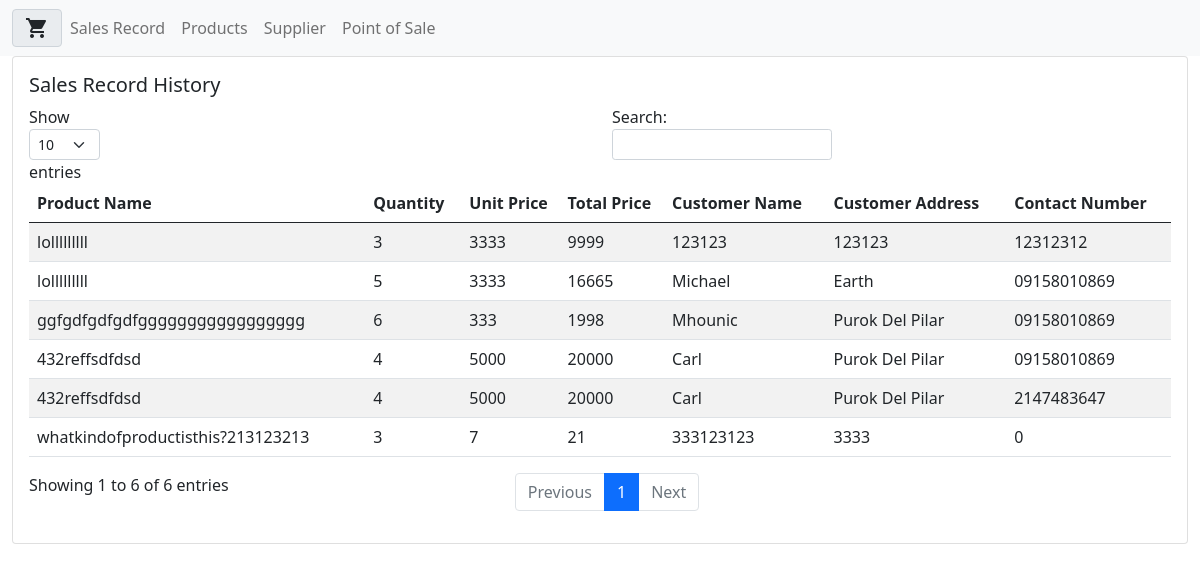
The page / on the database its author committed.
### tables this page shows
CREATE TABLE `sales_record` (
  `id` bigint(20) UNSIGNED NOT NULL,
  `product_name` text DEFAULT NULL,
  `quantity` int(11) DEFAULT NULL,
  `price_per_unit` int(11) DEFAULT NULL,
  `customer_name` text DEFAULT NULL,
  `customer_address` text DEFAULT NULL,
  `customer_contact` varchar(11) DEFAULT NULL,
  `total_price` int(11) NOT NULL
);

### index.php (called while the page is built, shortened)
<?php
include('template/sales.php'); ?>

### controller/sales_transactions.php (called while the page is built, shortened)
<?php
 include('models/sales_model.php');
 $sales = new Sales($conn);
?>

### models/sales_model.php (called while the page is built, shortened)
<?php
class Sales{
    private $connnection;
    public function __construct($conn){
        $this->connnection = $conn;
    }
    public function getSales(){
        $sql = "SELECT * FROM sales_record order by id desc";
        $result = $this->connnection->query($sql);
        $supplies =array();
        if (!$result) {
            echo "An error occurred.\n".mysqli_error($this->connnection);
            exit;
        }
        else{
            while($row = mysqli_fetch_array($result)){
                $supplies[] = $row;
            }
        }
        return $supplies;
    }
}
?>

### template/sales.php (the view, shortened to what this page needs)
<?php
include('controller/sales_transactions.php');
include('includes/header.php');
include('includes/navbar.php');
?>
<div class="container-fluid">
<div class="card">
  <div class="card-body">
  <div class="row">
    <div class="col">
    <h5 class="card-title">Sales Record History</h5>
    </div>
    <div class="col">
    </div>
</div>
  <div class="row" style="height: 90%">
        <div class="col-xl-12">
        <div class="table-responsive">
    <table id="example" class="table table-striped">
        <thead>
            <tr>
                <th>Product Name</th>
                <th>Quantity</th>
                <th>Unit Price</th>
                <th>Total Price</th>
                <th>Customer Name</th>
                <th>Customer Address</th>
               <th>Contact Number</th>
            </tr>
        </thead>
        <tbody>
              <?php
                 foreach($sales->getSales() as $sales){
                    $product_name = $sales['product_name'];
                    $quantity = $sales['quantity'];
                    $price_per_unit = $sales['price_per_unit'];
                    $customer_name  = $sales['customer_name'];
                    $customer_address  = $sales['customer_address'];
                    $customer_contact  = $sales['customer_contact'];
                    $total_price  = $sales['total_price'];
                  echo'
                    <tr>
                      <td>'.$product_name.'</td>
                      <td>'.$quantity.'</td>
                      <td>'.$price_per_unit.'</td>
                      <td>'.$total_price.'</td>
                      <td>'.$customer_name.'</td>
                      <td>'.$customer_address.'</td>
                      <td>'.$customer_contact.'</td>
                    </td>
                    </tr>
                  ';
                }
                ?>
        </tbody>
    </table>
    </div>
</div>
  </div>
</div>
</div>
</div>

### rows shown on the page
sales_record: product_name "lolllllllll", quantity "3", price_per_unit "3333", total_price "9999", customer_name "123123", customer_address "123123", customer_contact "12312312"
sales_record: product_name "lolllllllll", quantity "5", price_per_unit "3333", total_price "16665", customer_name "Michael", customer_address "Earth", customer_contact "09158010869"
sales_record: product_name "ggfgdfgdfgdfggggggggggggggggg", quantity "6", price_per_unit "333", total_price "1998", customer_name "Mhounic", customer_address "Purok Del Pilar", customer_contact "09158010869"
sales_record: product_name "432reffsdfdsd", quantity "4", price_per_unit "5000", total_price "20000", customer_name "Carl", customer_address "Purok Del Pilar", customer_contact "09158010869"
sales_record: product_name "432reffsdfdsd", quantity "4", price_per_unit "5000", total_price "20000", customer_name "Carl", customer_address "Purok Del Pilar", customer_contact "2147483647"
sales_record: product_name "whatkindofproductisthis?213123213", quantity "3", price_per_unit "7", total_price "21", customer_name "333123123", customer_address "3333", customer_contact "0"
